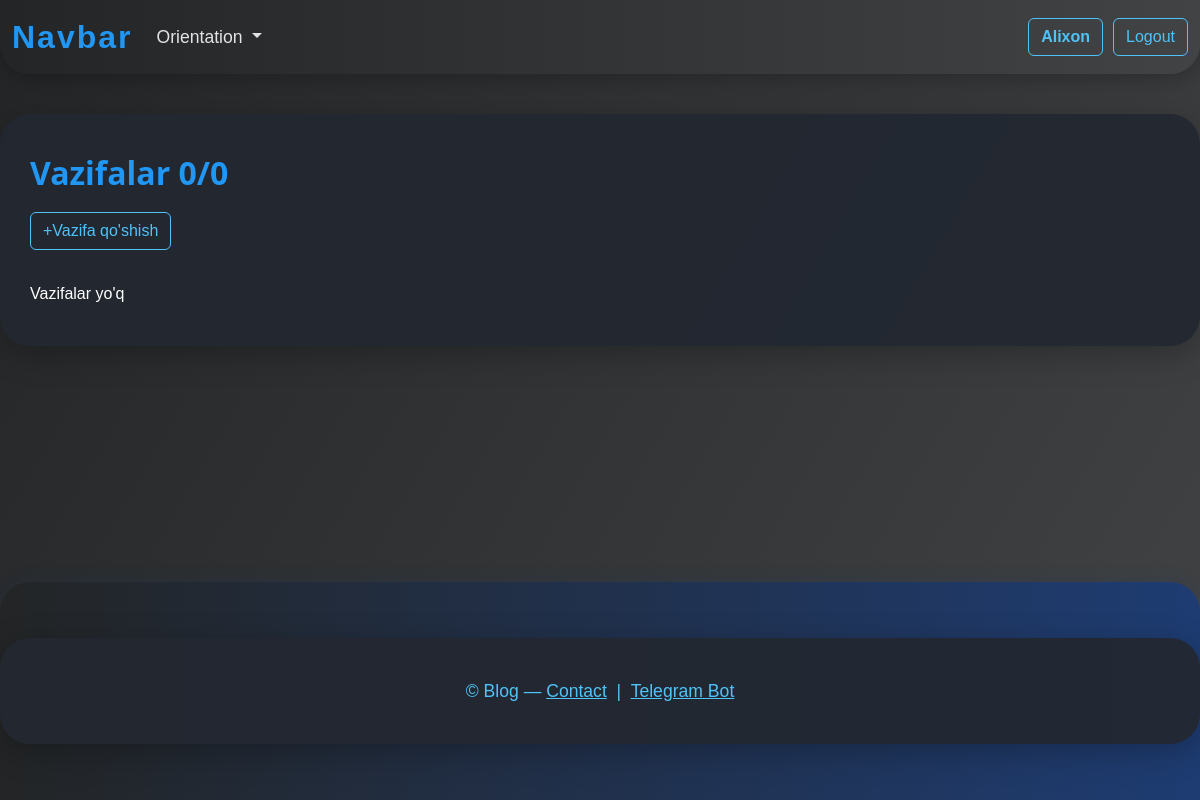
The page /all_tasks/ (signed in) on the database as committed earlier.
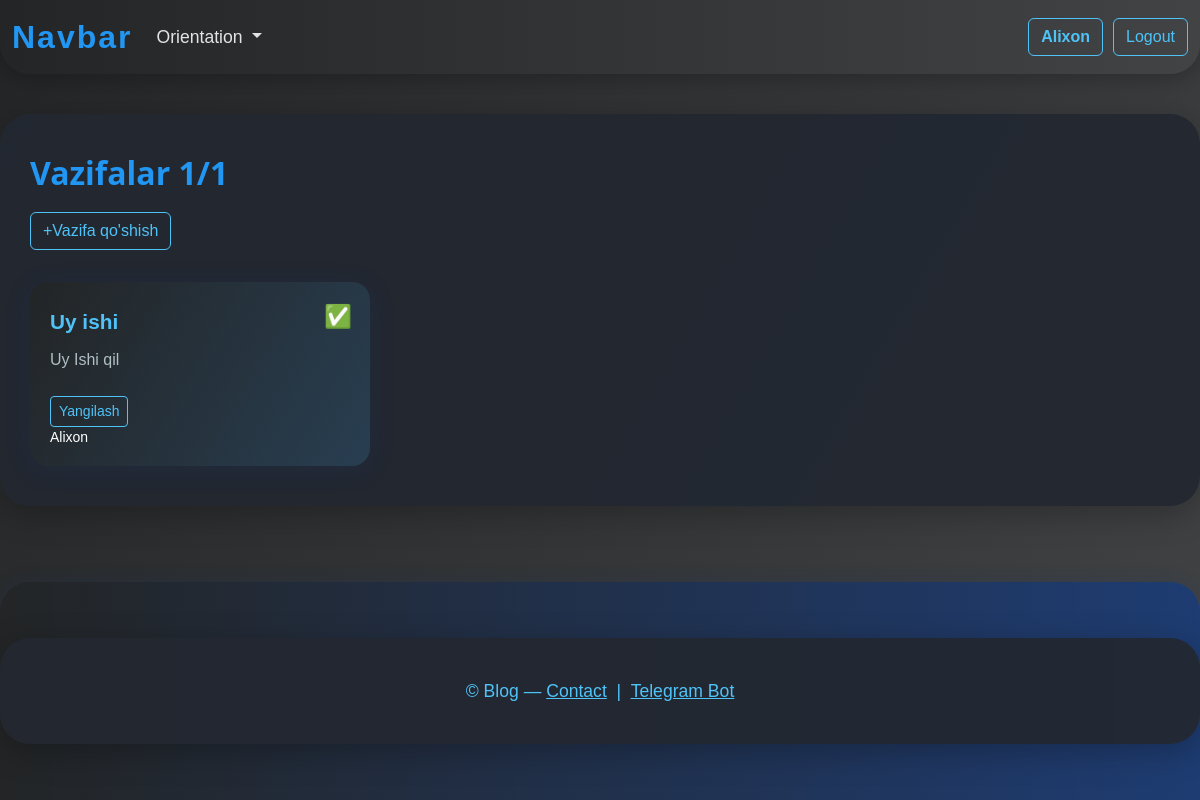
The same page on the database as committed later.
### todo/models.py (models this page shows, shortened)
class Task(models.Model):
    user = models.ForeignKey(CustomUser, on_delete=models.CASCADE)
    title = models.CharField(max_length=255)
    description = models.TextField(null=True, blank=True)
    is_completed = models.BooleanField(default=False)
    created_at = models.DateTimeField(auto_now_add=True)
    updated_at = models.DateTimeField(auto_now=True)

class CustomUser(AbstractUser):
    username = models.CharField(max_length=50, unique=True)
    email = models.EmailField(unique=True)
    def has_group(self, group_name):
        return self.groups.filter(name=group_name).exists()

### todo/views.py (the view)
# urls.py: path('all_tasks/', views.all_tasks, name='all_tasks'),
def all_tasks(request):
    if request.user.has_group('Admin'):
        tasks = Task.objects.all()
    else:
        tasks = Task.objects.filter(user=request.user)
    context = {
        'tasks': tasks,
        'count_completed': Task.objects.filter(is_completed=True, user=request.user).count()
    }
    return render(request, 'todo/all_tasks.html', context)

### templates/todo/all_tasks.html (shortened to what this page needs)
{%extends 'todo/base.html'%}
{% block content %}
  <h2>Vazifalar {{ count_completed }}/{{ tasks.count }}</h2>
    <a class="btn btn-outline-secondary" href="{% url 'add' %}">+Vazifa qo'shish</a>
    <ul class="task-list">
        {% for task in tasks %}
            <li class="task-card">
                <div class="task-status">
                    {% if task.is_completed %}
                        <span title="Vazifa bajargan">✅</span>
                    {% else %}
                        <span title="Vazifa bajarilmagan">❌</span>
                    {% endif %}
                </div>
                <div class="task-title">{{ task.title }}</div>
                {% if task.description %}
                    <div class="task-desc">{{ task.description|truncatechars:50 }}</div>
                {% endif %}
                <div class="task-actions">
                    <a href="{% url 'edit' task.id %}" class="btn btn-outline-secondary btn-sm">Yangilash</a>
                </div>
                <small>{{task.user.username}}</small>
            </li>
        {% empty %}
            <li>Vazifalar yo'q</li>
        {% endfor %}
    </ul>
{% endblock content %}

Rows that differ between the two databases and show on the page:
added Task: title "Uy ishi", description "Uy Ishi qil", user.username "Alixon"
Other text that changed with them:
{{ count_completed }}: "0" → "1"
{{ tasks.count }}: "0" → "1"
text no longer shown: "Vazifalar yo'q"
